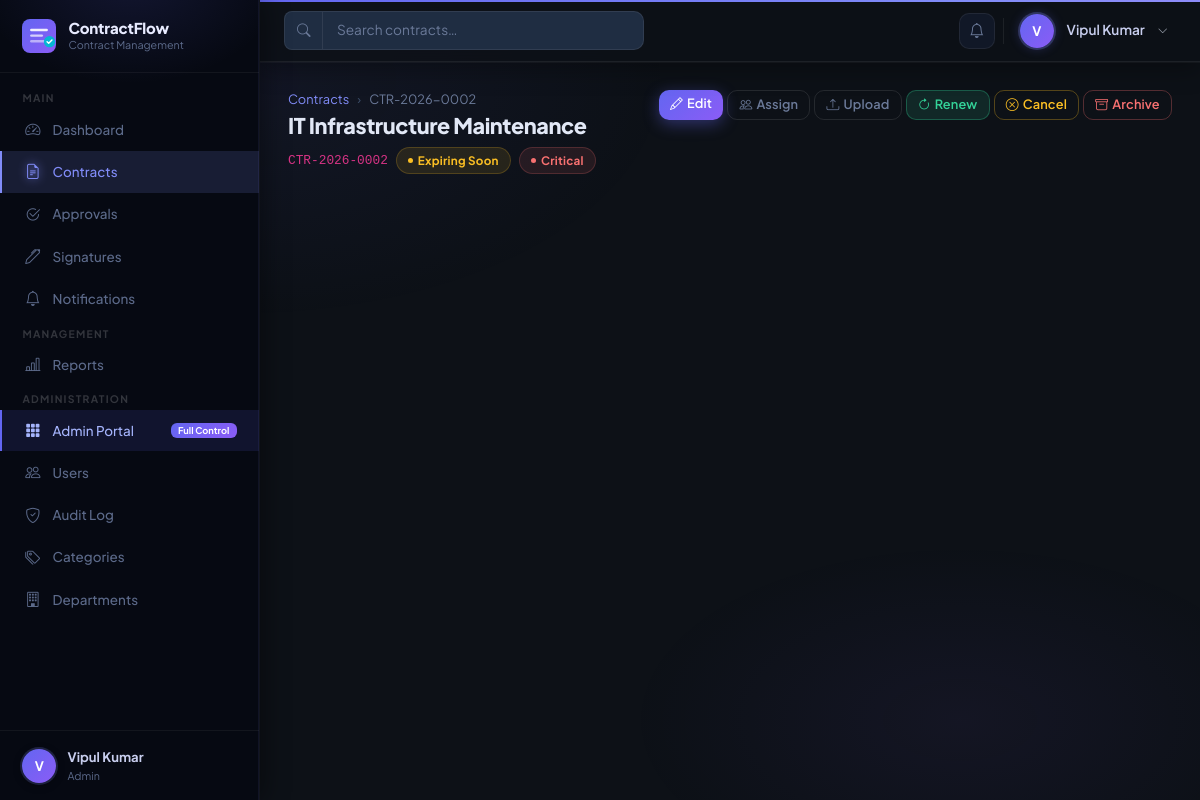
Screenshot of /contracts/2/ (signed in) with the database file from the repository.
### accounts/models.py (models this page shows, shortened)
class User(AbstractUser):
    class Role(models.TextChoices):
        ADMIN = "ADMIN", "Admin"
        MANAGER = "MANAGER", "Manager"
        EMPLOYEE = "EMPLOYEE", "Employee"
    class Status(models.TextChoices):
        ACTIVE = "ACTIVE", "Active"
        INACTIVE = "INACTIVE", "Inactive"
        SUSPENDED = "SUSPENDED", "Suspended"
    role = models.CharField(
        max_length=20,
        choices=Role.choices,
        default=Role.EMPLOYEE,
    )
    status = models.CharField(
        max_length=20,
        choices=Status.choices,
        default=Status.ACTIVE,
    )
    phone = models.CharField(max_length=20, blank=True)
    department = models.ForeignKey(
        Department,
        on_delete=models.SET_NULL,
        null=True,
        blank=True,
        related_name="users",
    )
    @property
    def is_admin(self):
        return self.role == self.Role.ADMIN
    @property
    def is_manager(self):
        return self.role == self.Role.MANAGER
    @property
    def full_name(self):
        return f"{self.first_name} {self.last_name}".strip() or self.username

### contracts/models.py (models this page shows, shortened)
class Contract(models.Model):
    class Status(models.TextChoices):
        DRAFT             = "DRAFT",             "Draft"
        UNDER_REVIEW      = "UNDER_REVIEW",      "Under Review"
        PENDING_APPROVAL  = "PENDING_APPROVAL",  "Pending Approval"
        APPROVED          = "APPROVED",          "Approved"
        PENDING_SIGNATURE = "PENDING_SIGNATURE", "Pending Signature"
        ACTIVE            = "ACTIVE",            "Active"
        EXPIRING_SOON     = "EXPIRING_SOON",     "Expiring Soon"
        EXPIRED           = "EXPIRED",           "Expired"
        RENEWED           = "RENEWED",           "Renewed"
        REJECTED          = "REJECTED",          "Rejected"
        CANCELLED         = "CANCELLED",         "Cancelled"
        ARCHIVED          = "ARCHIVED",          "Archived"
    class Priority(models.TextChoices):
        LOW      = "LOW",      "Low"
        MEDIUM   = "MEDIUM",   "Medium"
        HIGH     = "HIGH",     "High"
        CRITICAL = "CRITICAL", "Critical"
    contract_number = models.CharField(max_length=30, unique=True, editable=False)
    title           = models.CharField(max_length=255)
    contract_type   = models.ForeignKey(
        ContractCategory,
        on_delete=models.SET_NULL,
        null=True,
        blank=True,
        related_name="contracts",
    )
    description     = models.TextField(blank=True)
    party_name    = models.CharField(max_length=200, verbose_name="Party / Vendor Name")
    party_contact = models.CharField(max_length=200, blank=True, verbose_name="Party Contact Person")
    party_email   = models.EmailField(blank=True, verbose_name="Party Email")
    party_phone   = models.CharField(max_length=30, blank=True, verbose_name="Party Phone")
    department = models.ForeignKey(
        "accounts.Department",
        on_delete=models.SET_NULL,
        null=True,
        blank=True,
        related_name="contracts",
    )
    owner = models.ForeignKey(
        settings.AUTH_USER_MODEL,
        on_delete=models.SET_NULL,
        null=True,
        blank=True,
        related_name="owned_contracts",
    )
    start_date   = models.DateField()
    end_date     = models.DateField()
    renewal_date = models.DateField(null=True, blank=True)
    contract_value = models.DecimalField(max_digits=15, decimal_places=2, null=True, blank=True)
    payment_terms  = models.CharField(max_length=200, blank=True)
    status   = models.CharField(max_length=25, choices=Status.choices, default=Status.DRAFT)
    priority = models.CharField(max_length=10, choices=Priority.choices, default=Priority.MEDIUM)
    notes         = models.TextField(blank=True)
    renewal_terms = models.TextField(blank=True)
    created_by   = models.ForeignKey(
        settings.AUTH_USER_MODEL,
        on_delete=models.SET_NULL,
        null=True,
        related_name="created_contracts",
    )
    created_at   = models.DateTimeField(auto_now_add=True)
    updated_at   = models.DateTimeField(auto_now=True)
    class Meta:
        ordering = ["-created_at"]
    @property
    def days_until_expiry(self):
        if self.end_date:
            delta = self.end_date - timezone.now().date()
            return delta.days
        return None
    @property
    def current_version(self):
        return self.versions.order_by("-version_number").first()
    @property
    def status_badge_class(self):
        mapping = {
            "DRAFT":             "secondary",
            "UNDER_REVIEW":      "info",
            "PENDING_APPROVAL":  "warning",
            "APPROVED":          "primary",
            "PENDING_SIGNATURE": "warning",
            "ACTIVE":            "success",
            "EXPIRING_SOON":     "warning",
            "EXPIRED":           "danger",
            "RENEWED":           "success",
            "REJECTED":          "danger",
            "CANCELLED":         "secondary",
            "ARCHIVED":          "secondary",
        }
        return mapping.get(self.status, "secondary")

### contracts/views.py (the view)
# urls.py: path("<int:pk>/",                     views.contract_detail,         name="contract_detail"),
@login_required
def contract_detail(request, pk):
    contract = _get_contract_or_403(request, pk)
    versions     = contract.versions.all()
    assignments  = contract.assignments.select_related("user")
    approvals    = contract.approvals.select_related("reviewer").order_by("-created_at")
    signatures   = contract.signatures.select_related("signer").order_by("-requested_at")
    notifications = contract.notifications.filter(recipient=request.user).order_by("-created_at")[:10]
    return render(request, "contracts/contract_detail.html", {
        "contract":      contract,
        "versions":      versions,
        "assignments":   assignments,
        "approvals":     approvals,
        "signatures":    signatures,
        "notifications": notifications,
    })

### contracts/views.py (called while the page is built, shortened)
def _get_contract_or_403(request, pk):
    contract = get_object_or_404(Contract, pk=pk)
    _check_contract_access(request.user, contract)
    return contract

def _check_contract_access(user, contract):
    from django.core.exceptions import PermissionDenied
    if user.is_admin:
        return

### notifications/context_processors.py (called while the page is built)
def unread_notifications(request):
    if request.user.is_authenticated:
        count = Notification.objects.filter(
            recipient=request.user,
            status=Notification.Status.UNREAD,
        ).count()
        return {"unread_notification_count": count}
    return {"unread_notification_count": 0}

### templates/contracts/contract_detail.html (shortened to what this page needs)
{% extends "base.html" %}
{% block nav_contracts %}active{% endblock %}
{% block content %}
<div class="page-header">
  <div style="min-width:0;flex:1;">
    <nav aria-label="breadcrumb">
      <ol class="breadcrumb mb-1">
        <li class="breadcrumb-item"><a href="{% url 'contracts:contract_list' %}">Contracts</a></li>
        <li class="breadcrumb-item active" style="overflow:hidden;text-overflow:ellipsis;white-space:nowrap;max-width:160px;">{{ contract.contract_number }}</li>
      </ol>
    </nav>
    <h1 class="page-title" style="overflow:hidden;text-overflow:ellipsis;white-space:nowrap;">{{ contract.title }}</h1>
    <div class="d-flex align-items-center gap-2 mt-1 flex-wrap">
      <code style="font-size:.8rem;">{{ contract.contract_number }}</code>
      <span class="status-badge badge-{{ contract.status_badge_class }}">{{ contract.get_status_display }}</span>
      <span class="status-badge priority-{{ contract.priority|lower }}">{{ contract.get_priority_display }}</span>
    </div>
  </div>
  {% if request.user.is_admin or request.user.is_manager %}
  <div class="d-flex flex-wrap gap-1 mt-2 mt-md-0">
    <a href="{% url 'contracts:contract_edit' contract.pk %}" class="btn btn-primary btn-sm" title="Edit">
      <i class="bi bi-pencil"></i><span class="btn-label ms-1">Edit</span>
    </a>
    <a href="{% url 'contracts:contract_assign' contract.pk %}" class="btn btn-outline-secondary btn-sm" title="Assign">
      <i class="bi bi-people"></i><span class="btn-label ms-1">Assign</span>
    </a>
    <a href="{% url 'contracts:contract_upload_version' contract.pk %}" class="btn btn-outline-secondary btn-sm" title="Upload">
      <i class="bi bi-upload"></i><span class="btn-label ms-1">Upload</span>
    </a>
    {% if contract.status == 'ACTIVE' or contract.status == 'EXPIRING_SOON' or contract.status == 'EXPIRED' %}
    <button class="btn btn-success btn-sm" data-bs-toggle="modal" data-bs-target="#renewModal" title="Renew">
      <i class="bi bi-arrow-clockwise"></i><span class="btn-label ms-1">Renew</span>
    </button>
    {% endif %}
    {% if contract.status != 'CANCELLED' and contract.status != 'ARCHIVED' and contract.status != 'EXPIRED' %}
    <button class="btn btn-outline-warning btn-sm" data-bs-toggle="modal" data-bs-target="#cancelModal" title="Cancel">
      <i class="bi bi-x-circle"></i><span class="btn-label ms-1">Cancel</span>
    </button>
    {% endif %}
    {% if request.user.is_admin %}
    <form method="POST" action="{% url 'contracts:contract_archive' contract.pk %}" class="d-inline">
      <button class="btn btn-outline-danger btn-sm" data-confirm="Archive this contract?" title="Archive">
        <i class="bi bi-archive"></i><span class="btn-label ms-1">Archive</span>
      </button>
    </form>
    {% endif %}
  </div>
  {% endif %}
</div>
<div class="row g-3">
  <div class="col-12 col-md-4 col-lg-4 order-1 order-md-2 detail-sidebar">
  </div>
  <div class="col-12 col-md-8 col-lg-8 order-2 order-md-1">
  </div>
</div>
{% endblock %}

### templates/base.html (shortened to what this page needs)
{% load static %}
<!DOCTYPE html>
<html lang="en">
<head>
  <link href="https://cdn.jsdelivr.net/npm/bootstrap@5.3.3/dist/css/bootstrap.min.css" rel="stylesheet">
  <link href="https://cdn.jsdelivr.net/npm/bootstrap-icons@1.11.3/font/bootstrap-icons.min.css" rel="stylesheet">
  <link href="{% static 'css/crm.css' %}" rel="stylesheet">
</head>
<body>
<div class="crm-wrapper">
  <aside class="sidebar" id="crm-sidebar">
    <a class="sidebar-brand" href="{% url 'dashboard:index' %}">
      <div>
        <div class="brand-text">ContractFlow</div>
        <div class="brand-sub">Contract Management</div>
      </div>
    </a>
    <nav class="sidebar-nav">
      <span class="nav-section-label">Main</span>
      <a class="sidebar-link {% block nav_dashboard %}{% endblock %}"
         href="{% url 'dashboard:index' %}">
        <span class="nav-icon"><i class="bi bi-speedometer2"></i></span>
        Dashboard
      </a>
      <a class="sidebar-link {% block nav_contracts %}{% endblock %}"
         href="{% url 'contracts:contract_list' %}">
        <span class="nav-icon"><i class="bi bi-file-earmark-text"></i></span>
        Contracts
      </a>
      <a class="sidebar-link {% block nav_approvals %}{% endblock %}"
         href="{% url 'approvals:approval_list' %}">
        <span class="nav-icon"><i class="bi bi-check2-circle"></i></span>
        Approvals
      </a>
      <a class="sidebar-link {% block nav_signatures %}{% endblock %}"
         href="{% url 'signatures:signature_list' %}">
        <span class="nav-icon"><i class="bi bi-pen"></i></span>
        Signatures
      </a>
      <a class="sidebar-link {% block nav_notifications %}{% endblock %}"
         href="{% url 'notifications:notification_list' %}">
        <span class="nav-icon"><i class="bi bi-bell"></i></span>
        Notifications
      </a>
      {% if request.user.is_manager or request.user.is_admin %}
      <span class="nav-section-label">Management</span>
      <a class="sidebar-link {% block nav_reports %}{% endblock %}"
         href="{% url 'reports:reports_index' %}">
        <span class="nav-icon"><i class="bi bi-bar-chart-line"></i></span>
        Reports
      </a>
      {% endif %}
      {% if request.user.is_admin %}
      <span class="nav-section-label">Administration</span>
      <a class="sidebar-link"
         href="{% url 'accounts:admin_portal' %}"
         style="background:rgba(99,102,241,.12);border-left-color:#6366f1;color:#a5b4fc;">
        <span class="nav-icon"><i class="bi bi-grid-3x3-gap-fill"></i></span>
        Admin Portal
        <span class="badge ms-auto" style="background:linear-gradient(135deg,#6366f1,#8b5cf6);color:#fff;font-size:.58rem;padding:.18rem .45rem;">Full Control</span>
      </a>
      <a class="sidebar-link {% block nav_users %}{% endblock %}"
         href="{% url 'accounts:user_list' %}">
        <span class="nav-icon"><i class="bi bi-people"></i></span>
        Users
      </a>
      <a class="sidebar-link {% block nav_audit %}{% endblock %}"
         href="{% url 'audit:audit_list' %}">
        <span class="nav-icon"><i class="bi bi-shield-check"></i></span>
        Audit Log
      </a>
      <a class="sidebar-link {% block nav_categories %}{% endblock %}"
         href="{% url 'contracts:category_list' %}">
        <span class="nav-icon"><i class="bi bi-tags"></i></span>
        Categories
      </a>
      <a class="sidebar-link {% block nav_departments %}{% endblock %}"
         href="{% url 'accounts:department_list' %}">
        <span class="nav-icon"><i class="bi bi-building"></i></span>
        Departments
      </a>
      {% endif %}
    </nav>
    <div class="sidebar-footer">
      <div class="sidebar-user">
        <div class="sidebar-avatar">{{ request.user.username|first|upper }}</div>
        <div class="sidebar-user-info">
          <div class="name">{{ request.user.full_name }}</div>
          <div class="role">{{ request.user.get_role_display }}</div>
        </div>
      </div>
    </div>
  </aside>
  <div class="main-area">
    <header class="topbar">
      <form class="topbar-search d-none d-md-flex"
            action="{% url 'contracts:contract_list' %}"
            method="get">
        <div class="input-group">
          <span class="input-group-text rounded-start-3 border-end-0">
            <i class="bi bi-search" style="font-size:.85rem;"></i>
          </span>
          <input type="text" name="search" class="form-control"
                 placeholder="Search contracts…"
                 value="{{ request.GET.search|default:'' }}">
        </div>
      </form>
      <div class="topbar-actions">
        <a href="{% url 'notifications:notification_list' %}" class="btn-icon" title="Notifications">
          <i class="bi bi-bell"></i>
        </a>
        <div class="dropdown">
          <div class="topbar-user" data-bs-toggle="dropdown" aria-expanded="false">
            <div class="topbar-avatar">{{ request.user.username|first|upper }}</div>
            <span class="d-none d-md-inline ms-1"
                  style="font-size:.855rem;font-weight:600;color:#c8ceee;">
              {{ request.user.full_name }}
            </span>
            <i class="bi bi-chevron-down ms-1 d-none d-md-inline"
               style="font-size:.65rem;color:#9ca3af;"></i>
          </div>
        </div>
      </div>
    </header>
    <main class="page-content" style="position:relative;z-index:1;">
      {% block content %}{% endblock %}
    </main>
  </div>
</div>
</body>
</html>

### rows the page displays
User: user.username|first "V", user.full_name "Vipul Kumar", user.role "Admin"
Contract: contract_number "CTR-2026-0002", title "IT Infrastructure Maintenance", status "Expiring Soon", priority "Critical"
